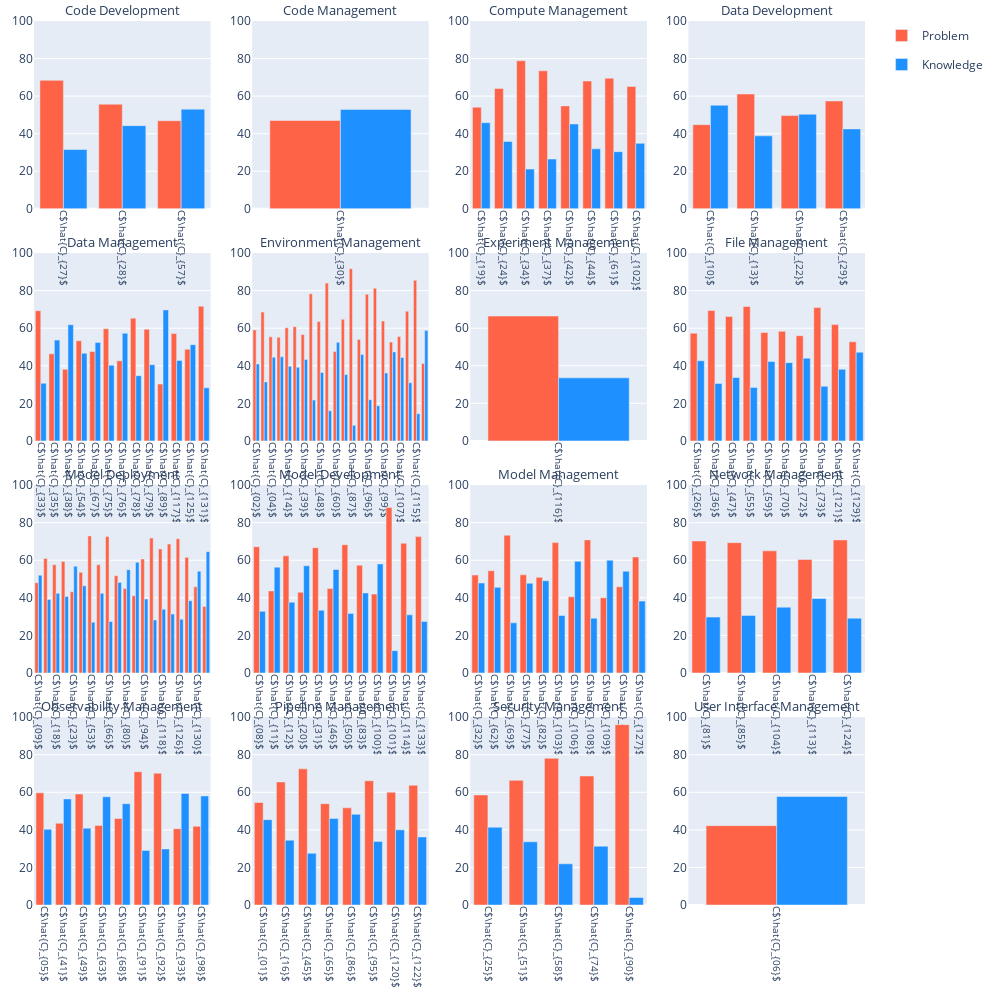

Notebook code cell kept with this figure:
### Code cell
df = pd.read_json(os.path.join(path_rq12, 'macro-topics.json'))

color_map = {
    'Problem': 'tomato',
    'Knowledge': 'dodgerblue',
}
rows = cols = math.ceil(math.sqrt(df['Challenge_topic_macro'].nunique()))
fig = make_subplots(rows=rows, cols=cols, horizontal_spacing=0.05, vertical_spacing=0.05, subplot_titles=[macro_topic_indexing[i] for i in sorted(df['Challenge_topic_macro'].unique())])

for macro_name, macro_group in df.groupby('Challenge_topic_macro', sort=True):
    categories = []
    frequency_p = []
    frequency_k = [] 
    
    for name, group in macro_group.groupby('Challenge_topic'):
        name = r'$\hat{C}_{0' + str(name+1) + '}$' if name < 9 else r'$\hat{C}_{' + str(name+1) + '}$'
        categories.append(f'C{name}')
        frequency_p.append(len(group[group['Challenge_type'] == 'problem'])/len(group)*100)
        frequency_k.append(len(group[group['Challenge_type'] == 'knowledge'])/len(group)*100)
    
    row = macro_name // rows + 1
    col = macro_name % cols + 1
    show_legend = True if macro_name == 0 else False
    
    fig.add_trace(go.Bar(
        name='Problem', 
        x=categories, 
        y=frequency_p, 
        legendgroup='Problem', 
        marker_color=color_map['Problem'],
        showlegend=show_legend
    ), row=row, col=col)
    fig.add_trace(go.Bar(
        name='Knowledge', 
        x=categories, 
        y=frequency_k, 
        legendgroup='Knowledge', 
        marker_color=color_map['Knowledge'],
        showlegend=show_legend
    ), row=row, col=col)
    fig.update_xaxes(
        tickangle=90, 
        tickfont=dict(size=10), 
        row=row, 
        col=col
    )

fig.update_yaxes(range=[0, 100])
fig.update_layout(
    barmode='group',
    width=1000, 
    height=1000,
    margin=go.layout.Margin(
        l=20,  # left margin
        r=20,  # right margin
        b=20,  # bottom margin
        t=20,  # top margin
    )
)
fig.update_annotations(dict(font_size=13))
fig.show()
# fig.write_image(os.path.join(path_rq12, 'Macro-topics group frequency histogram.pdf'))

### Figure 1 — Plotly figure (JSON) as saved in the notebook; plotly's stock layout.template omitted (floating-point values rounded to 4 significant figures)
{"data": [{"legendgroup": "Problem", "marker": {"color": "tomato"}, "name": "Problem", "showlegend": true, "type": "bar", "x": ["C$\\hat{C}_{27}$", "C$\\hat{C}_{28}$", "C$\\hat{C}_{57}$"], "xaxis": "x", "y": [68.42, 55.71, 46.94], "yaxis": "y"}, {"legendgroup": "Knowledge", "marker": {"color": "dodgerblue"}, "name": "Knowledge", "showlegend": true, "type": "bar", "x": ["C$\\hat{C}_{27}$", "C$\\hat{C}_{28}$", "C$\\hat{C}_{57}$"], "xaxis": "x", "y": [31.58, 44.29, 53.06], "yaxis": "y"}, {"legendgroup": "Problem", "marker": {"color": "tomato"}, "name": "Problem", "showlegend": false, "type": "bar", "x": ["C$\\hat{C}_{30}$"], "xaxis": "x2", "y": [47.06], "yaxis": "y2"}, {"legendgroup": "Knowledge", "marker": {"color": "dodgerblue"}, "name": "Knowledge", "showlegend": false, "type": "bar", "x": ["C$\\hat{C}_{30}$"], "xaxis": "x2", "y": [52.94], "yaxis": "y2"}, {"legendgroup": "Problem", "marker": {"color": "tomato"}, "name": "Problem", "showlegend": false, "type": "bar", "x": ["C$\\hat{C}_{19}$", "C$\\hat{C}_{24}$", "C$\\hat{C}_{34}$", "C$\\hat{C}_{37}$", "C$\\hat{C}_{42}$", "C$\\hat{C}_{44}$", "C$\\hat{C}_{61}$", "C$\\hat{C}_{102}$"], "xaxis": "x3", "y": [54.14, 64.12, 78.85, 73.5, 54.81, 68.06, 69.57, 65.12], "yaxis": "y3"}, {"legendgroup": "Knowledge", "marker": {"color": "dodgerblue"}, "name": "Knowledge", "showlegend": false, "type": "bar", "x": ["C$\\hat{C}_{19}$", "C$\\hat{C}_{24}$", "C$\\hat{C}_{34}$", "C$\\hat{C}_{37}$", "C$\\hat{C}_{42}$", "C$\\hat{C}_{44}$", "C$\\hat{C}_{61}$", "C$\\hat{C}_{102}$"], "xaxis": "x3", "y": [45.86, 35.88, 21.15, 26.5, 45.19, 31.94, 30.43, 34.88], "yaxis": "y3"}, {"legendgroup": "Problem", "marker": {"color": "tomato"}, "name": "Problem", "showlegend": false, "type": "bar", "x": ["C$\\hat{C}_{10}$", "C$\\hat{C}_{13}$", "C$\\hat{C}_{22}$", "C$\\hat{C}_{29}$"], "xaxis": "x4", "y": [44.83, 61.15, 49.65, 57.45], "yaxis": "y4"}, {"legendgroup": "Knowledge", "marker": {"color": "dodgerblue"}, "name": "Knowledge", "showlegend": false, "type": "bar", "x": ["C$\\hat{C}_{10}$", "C$\\hat{C}_{13}$", "C$\\hat{C}_{22}$", "C$\\hat{C}_{29}$"], "xaxis": "x4", "y": [55.17, 38.85, 50.35, 42.55], "yaxis": "y4"}, {"legendgroup": "Problem", "marker": {"color": "tomato"}, "name": "Problem", "showlegend": false, "type": "bar", "x": ["C$\\hat{C}_{33}$", "C$\\hat{C}_{35}$", "C$\\hat{C}_{38}$", "C$\\hat{C}_{54}$", "C$\\hat{C}_{67}$", "C$\\hat{C}_{75}$", "C$\\hat{C}_{76}$", "C$\\hat{C}_{78}$", "C$\\hat{C}_{79}$", "C$\\hat{C}_{89}$", "C$\\hat{C}_{117}$", "C$\\hat{C}_{125}$", "C$\\hat{C}_{131}$"], "xaxis": "x5", "y": [69.32, 46.34, 38.14, 53.33, 47.62, 59.72, 42.68, 65.28, 59.42, 30.26, 57.14, 48.78, 71.74], "yaxis": "y5"}, {"legendgroup": "Knowledge", "marker": {"color": "dodgerblue"}, "name": "Knowledge", "showlegend": false, "type": "bar", "x": ["C$\\hat{C}_{33}$", "C$\\hat{C}_{35}$", "C$\\hat{C}_{38}$", "C$\\hat{C}_{54}$", "C$\\hat{C}_{67}$", "C$\\hat{C}_{75}$", "C$\\hat{C}_{76}$", "C$\\hat{C}_{78}$", "C$\\hat{C}_{79}$", "C$\\hat{C}_{89}$", "C$\\hat{C}_{117}$", "C$\\hat{C}_{125}$", "C$\\hat{C}_{131}$"], "xaxis": "x5", "y": [30.68, 53.66, 61.86, 46.67, 52.38, 40.28, 57.32, 34.72, 40.58, 69.74, 42.86, 51.22, 28.26], "yaxis": "y5"}, {"legendgroup": "Problem", "marker": {"color": "tomato"}, "name": "Problem", "showlegend": false, "type": "bar", "x": ["C$\\hat{C}_{02}$", "C$\\hat{C}_{03}$", "C$\\hat{C}_{04}$", "C$\\hat{C}_{07}$", "C$\\hat{C}_{14}$", "C$\\hat{C}_{15}$", "C$\\hat{C}_{39}$", "C$\\hat{C}_{40}$", "C$\\hat{C}_{48}$", "C$\\hat{C}_{52}$", "C$\\hat{C}_{60}$", "C$\\hat{C}_{64}$", "C$\\hat{C}_{87}$", "C$\\hat{C}_{88}$", "C$\\hat{C}_{96}$", "C$\\hat{C}_{97}$", "C$\\hat{C}_{99}$", "C$\\hat{C}_{105}$", "C$\\hat{C}_{107}$", "C$\\hat{C}_{110}$", "C$\\hat{C}_{115}$", "C$\\hat{C}_{123}$"], "xaxis": "x6", "y": [59.06, 68.61, 55.45, 55.19, 60.26, 60.82, 56.64, 78.29, 63.54, 84, 47.54, 64.71, 91.67, 54, 78.08, 81.25, 63.86, 52.63, 55.56, 69.05, 85.48, 41.18], "yaxis": "y6"}, {"legendgroup": "Knowledge", "marker": {"color": "dodgerblue"}, "name": "Knowledge", "showlegend": false, "type": "bar", "x": ["C$\\hat{C}_{02}$", "C$\\hat{C}_{03}$", "C$\\hat{C}_{04}$", "C$\\hat{C}_{07}$", "C$\\hat{C}_{14}$", "C$\\hat{C}_{15}$", "C$\\hat{C}_{39}$", "C$\\hat{C}_{40}$", "C$\\hat{C}_{48}$", "C$\\hat{C}_{52}$", "C$\\hat{C}_{60}$", "C$\\hat{C}_{64}$", "C$\\hat{C}_{87}$", "C$\\hat{C}_{88}$", "C$\\hat{C}_{96}$", "C$\\hat{C}_{97}$", "C$\\hat{C}_{99}$", "C$\\hat{C}_{105}$", "C$\\hat{C}_{107}$", "C$\\hat{C}_{110}$", "C$\\hat{C}_{115}$", "C$\\hat{C}_{123}$"], "xaxis": "x6", "y": [40.94, 31.39, 44.55, 44.81, 39.74, 39.18, 43.36, 21.71, 36.46, 16, 52.46, 35.29, 8.333, 46, 21.92, 18.75, 36.14, 47.37, 44.44, 30.95, 14.52, 58.82], "yaxis": "y6"}, {"legendgroup": "Problem", "marker": {"color": "tomato"}, "name": "Problem", "showlegend": false, "type": "bar", "x": ["C$\\hat{C}_{116}$"], "xaxis": "x7", "y": [66.43], "yaxis": "y7"}, {"legendgroup": "Knowledge", "marker": {"color": "dodgerblue"}, "name": "Knowledge", "showlegend": false, "type": "bar", "x": ["C$\\hat{C}_{116}$"], "xaxis": "x7", "y": [33.57], "yaxis": "y7"}, {"legendgroup": "Problem", "marker": {"color": "tomato"}, "name": "Problem", "showlegend": false, "type": "bar", "x": ["C$\\hat{C}_{26}$", "C$\\hat{C}_{36}$", "C$\\hat{C}_{47}$", "C$\\hat{C}_{55}$", "C$\\hat{C}_{59}$", "C$\\hat{C}_{70}$", "C$\\hat{C}_{72}$", "C$\\hat{C}_{73}$", "C$\\hat{C}_{121}$", "C$\\hat{C}_{129}$"], "xaxis": "x8", "y": [57.35, 69.4, 66.27, 71.54, 57.72, 58.33, 56.0, 70.97, 61.9, 52.78], "yaxis": "y8"}, {"legendgroup": "Knowledge", "marker": {"color": "dodgerblue"}, "name": "Knowledge", "showlegend": false, "type": "bar", "x": ["C$\\hat{C}_{26}$", "C$\\hat{C}_{36}$", "C$\\hat{C}_{47}$", "C$\\hat{C}_{55}$", "C$\\hat{C}_{59}$", "C$\\hat{C}_{70}$", "C$\\hat{C}_{72}$", "C$\\hat{C}_{73}$", "C$\\hat{C}_{121}$", "C$\\hat{C}_{129}$"], "xaxis": "x8", "y": [42.65, 30.6, 33.73, 28.46, 42.28, 41.67, 44, 29.03, 38.1, 47.22], "yaxis": "y8"}, {"legendgroup": "Problem", "marker": {"color": "tomato"}, "name": "Problem", "showlegend": false, "type": "bar", "x": ["C$\\hat{C}_{09}$", "C$\\hat{C}_{17}$", "C$\\hat{C}_{18}$", "C$\\hat{C}_{21}$", "C$\\hat{C}_{23}$", "C$\\hat{C}_{43}$", "C$\\hat{C}_{53}$", "C$\\hat{C}_{56}$", "C$\\hat{C}_{66}$", "C$\\hat{C}_{71}$", "C$\\hat{C}_{80}$", "C$\\hat{C}_{84}$", "C$\\hat{C}_{94}$", "C$\\hat{C}_{111}$", "C$\\hat{C}_{118}$", "C$\\hat{C}_{119}$", "C$\\hat{C}_{126}$", "C$\\hat{C}_{128}$", "C$\\hat{C}_{130}$", "C$\\hat{C}_{132}$"], "xaxis": "x9", "y": [48, 60.9, 57.64, 59.31, 43.24, 53.61, 72.95, 57.58, 72.6, 51.79, 45, 41.1, 60.66, 71.79, 66.04, 68.63, 71.43, 61.54, 45.83, 35.42], "yaxis": "y9"}, {"legendgroup": "Knowledge", "marker": {"color": "dodgerblue"}, "name": "Knowledge", "showlegend": false, "type": "bar", "x": ["C$\\hat{C}_{09}$", "C$\\hat{C}_{17}$", "C$\\hat{C}_{18}$", "C$\\hat{C}_{21}$", "C$\\hat{C}_{23}$", "C$\\hat{C}_{43}$", "C$\\hat{C}_{53}$", "C$\\hat{C}_{56}$", "C$\\hat{C}_{66}$", "C$\\hat{C}_{71}$", "C$\\hat{C}_{80}$", "C$\\hat{C}_{84}$", "C$\\hat{C}_{94}$", "C$\\hat{C}_{111}$", "C$\\hat{C}_{118}$", "C$\\hat{C}_{119}$", "C$\\hat{C}_{126}$", "C$\\hat{C}_{128}$", "C$\\hat{C}_{130}$", "C$\\hat{C}_{132}$"], "xaxis": "x9", "y": [52, 39.1, 42.36, 40.69, 56.76, 46.39, 27.05, 42.42, 27.4, 48.21, 55.0, 58.9, 39.34, 28.21, 33.96, 31.37, 28.57, 38.46, 54.17, 64.58], "yaxis": "y9"}, {"legendgroup": "Problem", "marker": {"color": "tomato"}, "name": "Problem", "showlegend": false, "type": "bar", "x": ["C$\\hat{C}_{08}$", "C$\\hat{C}_{11}$", "C$\\hat{C}_{12}$", "C$\\hat{C}_{20}$", "C$\\hat{C}_{31}$", "C$\\hat{C}_{46}$", "C$\\hat{C}_{50}$", "C$\\hat{C}_{83}$", "C$\\hat{C}_{100}$", "C$\\hat{C}_{101}$", "C$\\hat{C}_{114}$", "C$\\hat{C}_{133}$"], "xaxis": "x10", "y": [67.21, 43.68, 62.35, 42.95, 66.67, 44.94, 68.29, 57.38, 41.98, 88.14, 69.05, 72.58], "yaxis": "y10"}, {"legendgroup": "Knowledge", "marker": {"color": "dodgerblue"}, "name": "Knowledge", "showlegend": false, "type": "bar", "x": ["C$\\hat{C}_{08}$", "C$\\hat{C}_{11}$", "C$\\hat{C}_{12}$", "C$\\hat{C}_{20}$", "C$\\hat{C}_{31}$", "C$\\hat{C}_{46}$", "C$\\hat{C}_{50}$", "C$\\hat{C}_{83}$", "C$\\hat{C}_{100}$", "C$\\hat{C}_{101}$", "C$\\hat{C}_{114}$", "C$\\hat{C}_{133}$"], "xaxis": "x10", "y": [32.79, 56.32, 37.65, 57.05, 33.33, 55.06, 31.71, 42.62, 58.02, 11.86, 30.95, 27.42], "yaxis": "y10"}, {"legendgroup": "Problem", "marker": {"color": "tomato"}, "name": "Problem", "showlegend": false, "type": "bar", "x": ["C$\\hat{C}_{32}$", "C$\\hat{C}_{62}$", "C$\\hat{C}_{69}$", "C$\\hat{C}_{77}$", "C$\\hat{C}_{82}$", "C$\\hat{C}_{103}$", "C$\\hat{C}_{106}$", "C$\\hat{C}_{108}$", "C$\\hat{C}_{109}$", "C$\\hat{C}_{112}$", "C$\\hat{C}_{127}$"], "xaxis": "x11", "y": [52.14, 54.43, 73.33, 52.24, 50.9, 69.39, 40.54, 70.83, 40, 45.83, 61.76], "yaxis": "y11"}, {"legendgroup": "Knowledge", "marker": {"color": "dodgerblue"}, "name": "Knowledge", "showlegend": false, "type": "bar", "x": ["C$\\hat{C}_{32}$", "C$\\hat{C}_{62}$", "C$\\hat{C}_{69}$", "C$\\hat{C}_{77}$", "C$\\hat{C}_{82}$", "C$\\hat{C}_{103}$", "C$\\hat{C}_{106}$", "C$\\hat{C}_{108}$", "C$\\hat{C}_{109}$", "C$\\hat{C}_{112}$", "C$\\hat{C}_{127}$"], "xaxis": "x11", "y": [47.86, 45.57, 26.67, 47.76, 49.1, 30.61, 59.46, 29.17, 60, 54.17, 38.24], "yaxis": "y11"}, {"legendgroup": "Problem", "marker": {"color": "tomato"}, "name": "Problem", "showlegend": false, "type": "bar", "x": ["C$\\hat{C}_{81}$", "C$\\hat{C}_{85}$", "C$\\hat{C}_{104}$", "C$\\hat{C}_{113}$", "C$\\hat{C}_{124}$"], "xaxis": "x12", "y": [70.27, 69.37, 65, 60.38, 70.83], "yaxis": "y12"}, {"legendgroup": "Knowledge", "marker": {"color": "dodgerblue"}, "name": "Knowledge", "showlegend": false, "type": "bar", "x": ["C$\\hat{C}_{81}$", "C$\\hat{C}_{85}$", "C$\\hat{C}_{104}$", "C$\\hat{C}_{113}$", "C$\\hat{C}_{124}$"], "xaxis": "x12", "y": [29.73, 30.63, 35, 39.62, 29.17], "yaxis": "y12"}, {"legendgroup": "Problem", "marker": {"color": "tomato"}, "name": "Problem", "showlegend": false, "type": "bar", "x": ["C$\\hat{C}_{05}$", "C$\\hat{C}_{41}$", "C$\\hat{C}_{49}$", "C$\\hat{C}_{63}$", "C$\\hat{C}_{68}$", "C$\\hat{C}_{91}$", "C$\\hat{C}_{92}$", "C$\\hat{C}_{93}$", "C$\\hat{C}_{98}$"], "xaxis": "x13", "y": [59.7, 43.52, 59.09, 42.37, 46.05, 70.97, 70.15, 40.62, 41.94], "yaxis": "y13"}, {"legendgroup": "Knowledge", "marker": {"color": "dodgerblue"}, "name": "Knowledge", "showlegend": false, "type": "bar", "x": ["C$\\hat{C}_{05}$", "C$\\hat{C}_{41}$", "C$\\hat{C}_{49}$", "C$\\hat{C}_{63}$", "C$\\hat{C}_{68}$", "C$\\hat{C}_{91}$", "C$\\hat{C}_{92}$", "C$\\hat{C}_{93}$", "C$\\hat{C}_{98}$"], "xaxis": "x13", "y": [40.3, 56.48, 40.91, 57.63, 53.95, 29.03, 29.85, 59.38, 58.06], "yaxis": "y13"}, {"legendgroup": "Problem", "marker": {"color": "tomato"}, "name": "Problem", "showlegend": false, "type": "bar", "x": ["C$\\hat{C}_{01}$", "C$\\hat{C}_{16}$", "C$\\hat{C}_{45}$", "C$\\hat{C}_{65}$", "C$\\hat{C}_{86}$", "C$\\hat{C}_{95}$", "C$\\hat{C}_{120}$", "C$\\hat{C}_{122}$"], "xaxis": "x14", "y": [54.56, 65.49, 72.48, 53.95, 51.72, 66.15, 60, 63.77], "yaxis": "y14"}, {"legendgroup": "Knowledge", "marker": {"color": "dodgerblue"}, "name": "Knowledge", "showlegend": false, "type": "bar", "x": ["C$\\hat{C}_{01}$", "C$\\hat{C}_{16}$", "C$\\hat{C}_{45}$", "C$\\hat{C}_{65}$", "C$\\hat{C}_{86}$", "C$\\hat{C}_{95}$", "C$\\hat{C}_{120}$", "C$\\hat{C}_{122}$"], "xaxis": "x14", "y": [45.44, 34.51, 27.52, 46.05, 48.28, 33.85, 40, 36.23], "yaxis": "y14"}, {"legendgroup": "Problem", "marker": {"color": "tomato"}, "name": "Problem", "showlegend": false, "type": "bar", "x": ["C$\\hat{C}_{25}$", "C$\\hat{C}_{51}$", "C$\\hat{C}_{58}$", "C$\\hat{C}_{74}$", "C$\\hat{C}_{90}$"], "xaxis": "x15", "y": [58.59, 66.36, 78.08, 68.67, 96], "yaxis": "y15"}, {"legendgroup": "Knowledge", "marker": {"color": "dodgerblue"}, "name": "Knowledge", "showlegend": false, "type": "bar", "x": ["C$\\hat{C}_{25}$", "C$\\hat{C}_{51}$", "C$\\hat{C}_{58}$", "C$\\hat{C}_{74}$", "C$\\hat{C}_{90}$"], "xaxis": "x15", "y": [41.41, 33.64, 21.92, 31.33, 4], "yaxis": "y15"}, {"legendgroup": "Problem", "marker": {"color": "tomato"}, "name": "Problem", "showlegend": false, "type": "bar", "x": ["C$\\hat{C}_{06}$"], "xaxis": "x16", "y": [42.25], "yaxis": "y16"}, {"legendgroup": "Knowledge", "marker": {"color": "dodgerblue"}, "name": "Knowledge", "showlegend": false, "type": "bar", "x": ["C$\\hat{C}_{06}$"], "xaxis": "x16", "y": [57.75], "yaxis": "y16"}], "layout": {"annotations": [{"font": {"size": 13}, "showarrow": false, "text": "Code Development", "x": 0.1062, "xanchor": "center", "xref": "paper", "y": 1, "yanchor": "bottom", "yref": "paper"}, {"font": {"size": 13}, "showarrow": false, "text": "Code Management", "x": 0.3688, "xanchor": "center", "xref": "paper", "y": 1, "yanchor": "bottom", "yref": "paper"}, {"font": {"size": 13}, "showarrow": false, "text": "Compute Management", "x": 0.6313, "xanchor": "center", "xref": "paper", "y": 1, "yanchor": "bottom", "yref": "paper"}, {"font": {"size": 13}, "showarrow": false, "text": "Data Development", "x": 0.8938, "xanchor": "center", "xref": "paper", "y": 1, "yanchor": "bottom", "yref": "paper"}, {"font": {"size": 13}, "showarrow": false, "text": "Data Management", "x": 0.1062, "xanchor": "center", "xref": "paper", "y": 0.7375, "yanchor": "bottom", "yref": "paper"}, {"font": {"size": 13}, "showarrow": false, "text": "Environment Management", "x": 0.3688, "xanchor": "center", "xref": "paper", "y": 0.7375, "yanchor": "bottom", "yref": "paper"}, {"font": {"size": 13}, "showarrow": false, "text": "Experiment Management", "x": 0.6313, "xanchor": "center", "xref": "paper", "y": 0.7375, "yanchor": "bottom", "yref": "paper"}, {"font": {"size": 13}, "showarrow": false, "text": "File Management", "x": 0.8938, "xanchor": "center", "xref": "paper", "y": 0.7375, "yanchor": "bottom", "yref": "paper"}, {"font": {"size": 13}, "showarrow": false, "text": "Model Deployment", "x": 0.1062, "xanchor": "center", "xref": "paper", "y": 0.475, "yanchor": "bottom", "yref": "paper"}, {"font": {"size": 13}, "showarrow": false, "text": "Model Development", "x": 0.3688, "xanchor": "center", "xref": "paper", "y": 0.475, "yanchor": "bottom", "yref": "paper"}, {"font": {"size": 13}, "showarrow": false, "text": "Model Management", "x": 0.6313, "xanchor": "center", "xref": "paper", "y": 0.475, "yanchor": "bottom", "yref": "paper"}, {"font": {"size": 13}, "showarrow": false, "text": "Network Management", "x": 0.8938, "xanchor": "center", "xref": "paper", "y": 0.475, "yanchor": "bottom", "yref": "paper"}, {"font": {"size": 13}, "showarrow": false, "text": "Observability Management", "x": 0.1062, "xanchor": "center", "xref": "paper", "y": 0.2125, "yanchor": "bottom", "yref": "paper"}, {"font": {"size": 13}, "showarrow": false, "text": "Pipeline Management", "x": 0.3688, "xanchor": "center", "xref": "paper", "y": 0.2125, "yanchor": "bottom", "yref": "paper"}, {"font": {"size": 13}, "showarrow": false, "text": "Security Management", "x": 0.6313, "xanchor": "center", "xref": "paper", "y": 0.2125, "yanchor": "bottom", "yref": "paper"}, {"font": {"size": 13}, "showarrow": false, "text": "User Interface Management", "x": 0.8938, "xanchor": "center", "xref": "paper", "y": 0.2125, "yanchor": "bottom", "yref": "paper"}], "barmode": "group", "height": 1000, "margin": {"b": 20, "l": 20, "r": 20, "t": 20}, "width": 1000, "xaxis": {"anchor": "y", "domain": [0, 0.2125], "tickangle": 90, "tickfont": {"size": 10}}, "xaxis10": {"anchor": "y10", "domain": [0.2625, 0.475], "tickangle": 90, "tickfont": {"size": 10}}, "xaxis11": {"anchor": "y11", "domain": [0.525, 0.7375], "tickangle": 90, "tickfont": {"size": 10}}, "xaxis12": {"anchor": "y12", "domain": [0.7875, 1], "tickangle": 90, "tickfont": {"size": 10}}, "xaxis13": {"anchor": "y13", "domain": [0, 0.2125], "tickangle": 90, "tickfont": {"size": 10}}, "xaxis14": {"anchor": "y14", "domain": [0.2625, 0.475], "tickangle": 90, "tickfont": {"size": 10}}, "xaxis15": {"anchor": "y15", "domain": [0.525, 0.7375], "tickangle": 90, "tickfont": {"size": 10}}, "xaxis16": {"anchor": "y16", "domain": [0.7875, 1], "tickangle": 90, "tickfont": {"size": 10}}, "xaxis2": {"anchor": "y2", "domain": [0.2625, 0.475], "tickangle": 90, "tickfont": {"size": 10}}, "xaxis3": {"anchor": "y3", "domain": [0.525, 0.7375], "tickangle": 90, "tickfont": {"size": 10}}, "xaxis4": {"anchor": "y4", "domain": [0.7875, 1], "tickangle": 90, "tickfont": {"size": 10}}, "xaxis5": {"anchor": "y5", "domain": [0, 0.2125], "tickangle": 90, "tickfont": {"size": 10}}, "xaxis6": {"anchor": "y6", "domain": [0.2625, 0.475], "tickangle": 90, "tickfont": {"size": 10}}, "xaxis7": {"anchor": "y7", "domain": [0.525, 0.7375], "tickangle": 90, "tickfont": {"size": 10}}, "xaxis8": {"anchor": "y8", "domain": [0.7875, 1], "tickangle": 90, "tickfont": {"size": 10}}, "xaxis9": {"anchor": "y9", "domain": [0, 0.2125], "tickangle": 90, "tickfont": {"size": 10}}, "yaxis": {"anchor": "x", "domain": [0.7875, 1], "range": [0, 100]}, "yaxis10": {"anchor": "x10", "domain": [0.2625, 0.475], "range": [0, 100]}, "yaxis11": {"anchor": "x11", "domain": [0.2625, 0.475], "range": [0, 100]}, "yaxis12": {"anchor": "x12", "domain": [0.2625, 0.475], "range": [0, 100]}, "yaxis13": {"anchor": "x13", "domain": [0, 0.2125], "range": [0, 100]}, "yaxis14": {"anchor": "x14", "domain": [0, 0.2125], "range": [0, 100]}, "yaxis15": {"anchor": "x15", "domain": [0, 0.2125], "range": [0, 100]}, "yaxis16": {"anchor": "x16", "domain": [0, 0.2125], "range": [0, 100]}, "yaxis2": {"anchor": "x2", "domain": [0.7875, 1], "range": [0, 100]}, "yaxis3": {"anchor": "x3", "domain": [0.7875, 1], "range": [0, 100]}, "yaxis4": {"anchor": "x4", "domain": [0.7875, 1], "range": [0, 100]}, "yaxis5": {"anchor": "x5", "domain": [0.525, 0.7375], "range": [0, 100]}, "yaxis6": {"anchor": "x6", "domain": [0.525, 0.7375], "range": [0, 100]}, "yaxis7": {"anchor": "x7", "domain": [0.525, 0.7375], "range": [0, 100]}, "yaxis8": {"anchor": "x8", "domain": [0.525, 0.7375], "range": [0, 100]}, "yaxis9": {"anchor": "x9", "domain": [0.2625, 0.475], "range": [0, 100]}}}
